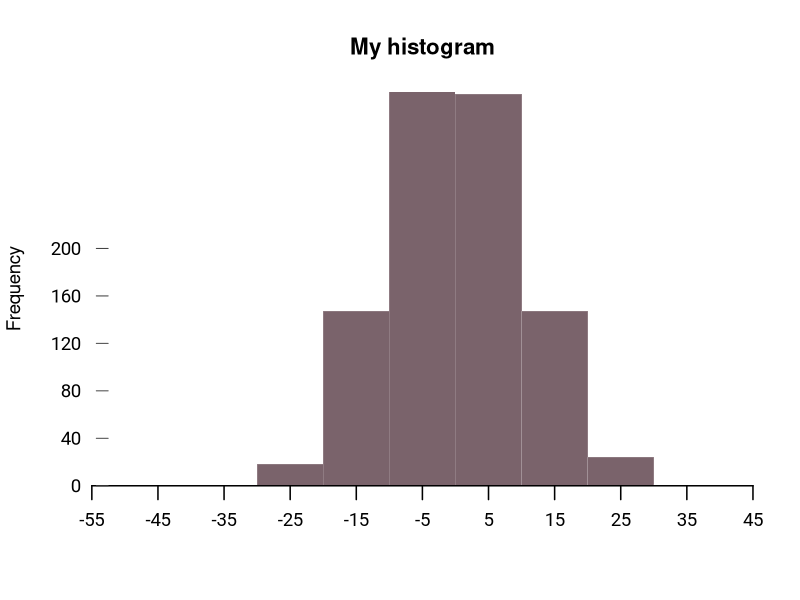

Write R code to recreate this figure.
d = rnorm(1000)*10


# quartzFonts(roboto = c("Roboto Light","Roboto Medium","Roboto Bold","Roboto Italic"))
quartzFonts(roboto = c("Maven Pro Regular","Maven Pro Medium","Maven Pro Black","Maven Pro Bold"))

par(lwd=0.15,family="roboto",cex=1.12)

parameters = hist(d,plot = F)
max.y = max(parameters$counts)
min.x = min(parameters$breaks)-10
max.x = max(parameters$breaks)+10

hist(d,yaxs='i',xaxs='i',yaxt='n',xaxt='n',
     col="#7a636b",xlim=c(min.x,max.x),family="roboto",
     family='sans',breaks = 10,bty='c',
     main="My histogram",xlab="",lwd=24,border=F,freq = T)

#X axis
axis(1, seq(min.x,max.x,10),labels = T,lwd = 1.5,font.axis = 1, tck=-0.035)

#Y axis
axis(2,seq(0,max.y+20,40),col="#ffffff00",las=2,tck=0.03,col.ticks="#444444",mgp=c(0,0.5,-0.2),font.axis = 1)




